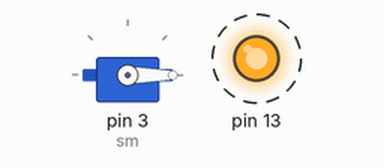
Recording of a sketch running on a simulated Arduino Uno, built with avr-gcc and run on an emulated ATmega328P. On the bench: servo, output pins drawn as LEDs (lit = HIGH). Dashed ring = blinking.

Above: at 0.05 s.
Timing chart, 0 to 4.6 s (numbered marks = the images above):
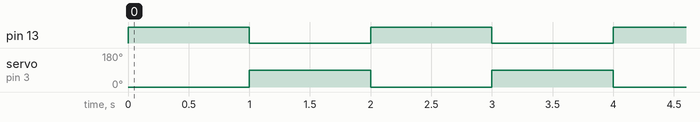

The sketch:

servomotor.ino
```cpp
#include<Servo.h>
Servo sm;
void setup() {
  // put your setup code here, to run once:
  sm.attach(3);
  pinMode(13,OUTPUT);
}
// servo faz 0º a 180º
void loop() {
  // put your main code here, to run repeatedly:
  sm.write(0);
  digitalWrite(13,HIGH);
  delay(1000);
  sm.write(90); //graus;
  digitalWrite(13,LOW);
  delay(1000);
}
```

Measured:
- by itself, pin 13: alternates HIGH for 1.0 s and LOW for 1.0 s
- by itself, servo on pin 3 (sm): alternates 90° for 1.0 s and 0° for 1.0 s
